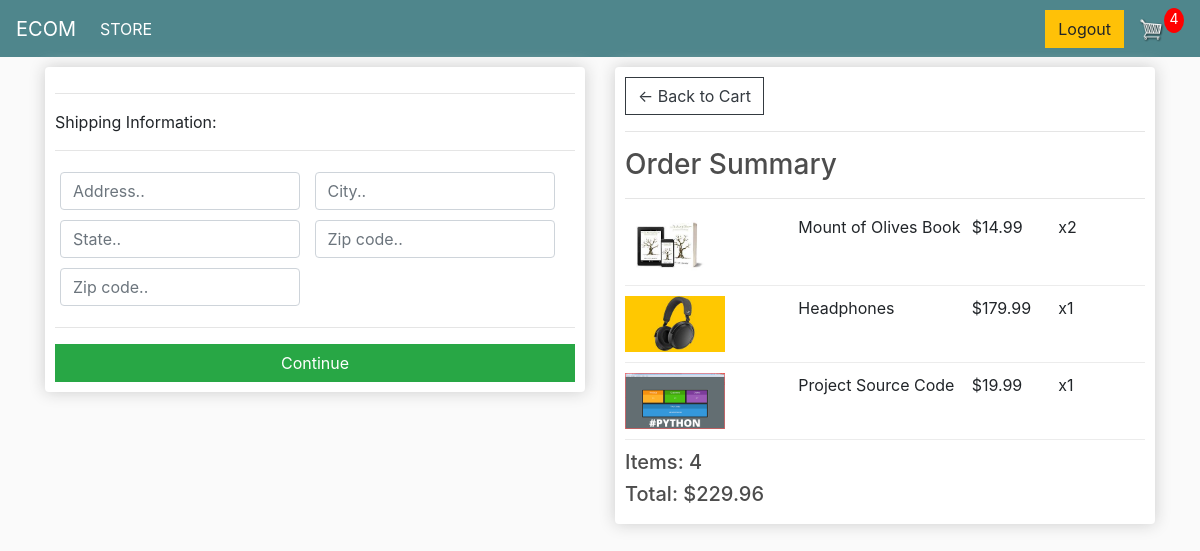
/checkout/ (signed in), run on an earlier commit of the app's database.
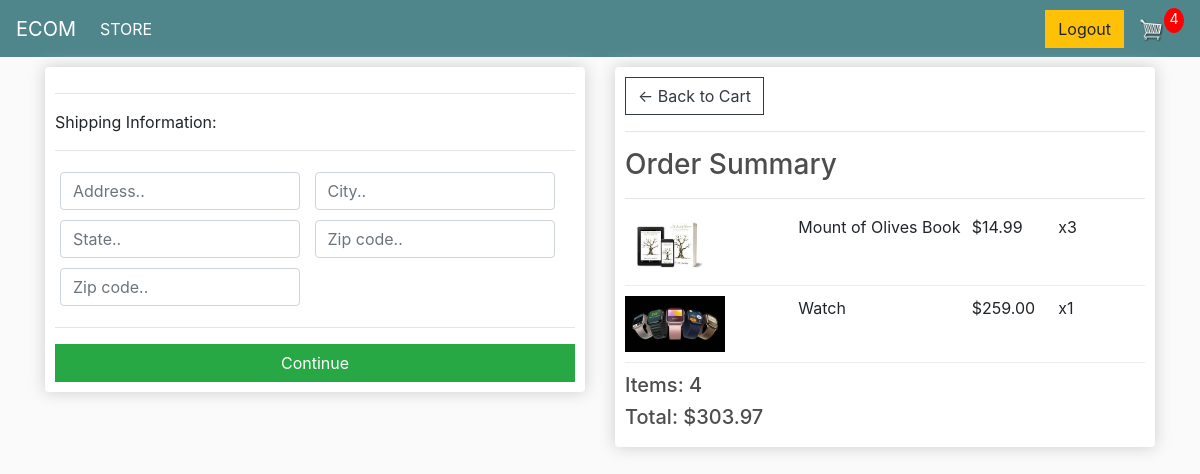
And on a later commit of the database.
### store/models.py (models this page shows, shortened)
class OrderItem(models.Model):
    product = models.ForeignKey(Product, on_delete=models.SET_NULL, null=True, blank=True)
    order= models.ForeignKey(Order, on_delete=models.SET_NULL, null=True, blank=True)
    quantity = models.IntegerField(null=True, blank=True, default=0)
    date_added = models.DateField(auto_now_add=True)
    @property
    def get_total(self):
        if self.product is not None:
            total = self.product.price * self.quantity
        else:
            total = 0
        return total

class Product(models.Model):
    name = models.CharField(max_length=200, null=True, blank=True)
    price = models.DecimalField(max_digits=7 , decimal_places=2)
    digital = models.BooleanField(default=False, null=True, blank=True)
    image = models.ImageField(null=True, blank=True)
    @property
    def imageURL(self):
        try:
            url = self.image.url
        except:
            url = ''
        return url

class Order(models.Model):
    customer = models.ForeignKey(Customer, on_delete=models.SET_NULL, null=True, blank=True)
    date_ordered = models.DateField(null=True, blank=True, auto_now_add=True)
    complete = models.BooleanField(default=False, null=True, blank=True)
    transaction_id = models.CharField(max_length=200, null=True)
    @property
    def get_cart_total(self):
        orderitems = self.orderitem_set.all()
        total = sum([item.get_total for item in orderitems])
        return total
    @property
    def shipping(self):
        shipping = False
        orderitems = self.orderitem_set.all()
        for i in orderitems:
            if not i.product.digital:
                shipping = True
        return shipping
    def get_cart_items(self):
        orderitems = self.orderitem_set.all()
        total = sum([item.quantity for item in orderitems])
        return total

### store/views.py (the view)
# urls.py: path('checkout/', views.checkout, name='checkout'),
def checkout(request):
    data = cartData(request=request)
    items = data['items']
    order = data['order']
    cartItems = data['cartItems']
    context = {'items': items, 'order': order, 'cartItems': cartItems}
    return render(request,'store/checkout.html', context)

### store/utils.py (called while the page is built)
def cartData(request):
    if request.user.is_authenticated:
        customer = request.user.customer
        order, created = Order.objects.get_or_create(customer=customer, complete=False)
        items = order.orderitem_set.all()
        cartItems = order.get_cart_items
    else:
        cookieData = cookieCart(request=request)
        cartItems = cookieData['cartItems']
        order = cookieData['order']
        items = cookieData['items']
    return {'items': items, 'order': order, 'cartItems': cartItems}

### store/templates/store/checkout.html (shortened to what this page needs)
{% extends 'store/main.html' %}
{% load static %}
{% block content %}
     <div class="row">
		<div class="col-lg-6">
			<div class="box-element" id="form-wrapper">
				<form id="form">
					<div id="shipping-info">
						<hr>
						<p>Shipping Information:</p>
						<hr>
						<div class="form-field">
							<input class="form-control" type="text" name="address" placeholder="Address..">
						</div>
						<div class="form-field">
							<input class="form-control" type="text" name="city" placeholder="City..">
						</div>
						<div class="form-field">
							<input class="form-control" type="text" name="state" placeholder="State..">
						</div>
						<div class="form-field">
							<input class="form-control" type="text" name="zipcode" placeholder="Zip code..">
						</div>
						<div class="form-field">
							<input class="form-control" type="text" name="country" placeholder="Zip code..">
						</div>
					</div>
					<hr>
					<input id="form-button" class="btn btn-success btn-block" type="submit" value="Continue">
				</form>
			</div>
			<br>
		</div>
		<div class="col-lg-6">
			<div class="box-element">
				<a  class="btn btn-outline-dark" href="{% url 'cart' %}">&#x2190; Back to Cart</a>
				<hr>
				<h3>Order Summary</h3>
				<hr>
				{% for item in items %}
				<div class="cart-row">
					<div style="flex:2"><img class="row-image" src="{{item.product.imageURL}}"></div>
					<div style="flex:2"><p>{{item.product.name}}</p></div>
					<div style="flex:1"><p>${{item.product.price}}</p></div>
					<div style="flex:1"><p>x{{item.quantity}}</p></div>
				</div>
				{% endfor %}
				<h5>Items:   {{order.get_cart_items}}</h5>
				<h5>Total:   ${{order.get_cart_total}}</h5>
			</div>
		</div>
	</div>
{% endblock content %}

### store/templates/store/main.html (shortened to what this page needs)
<!DOCTYPE html>
{% load static %}
<html>
<head>
	<link rel="stylesheet" href="https://stackpath.bootstrapcdn.com/bootstrap/4.4.1/css/bootstrap.min.css">
	<link rel="stylesheet" type="text/css" href="{% static 'css/main.css' %}">
</head>
<body>
    <nav class="navbar navbar-expand-lg navbar-dark bg-dark">
        <a class="navbar-brand" href="{% url 'store' %}">ECOM</a>
        <div class="collapse navbar-collapse" id="navbarSupportedContent">
          <ul class="navbar-nav mr-auto">
            <li class="nav-item active">
              <a class="nav-link" href="{% url 'store' %}">STORE <span class="sr-only">(current)</span></a>
            </li>
          </ul>
          <div class="form-inline my-2 my-lg-0">
            {% if not request.user.is_authenticated %}
              <a href="{% url 'login' %}"class="btn btn-warning">Login</a>
            {% else %}
              <a href="{% url 'logout' %}"class="btn btn-warning">Logout</a>
            {% endif %}
            <a href="{% url 'cart' %}">
               <img  id="cart-icon" src="{% static 'images/cart.png' %}">
           </a>
           <p id="cart-total">{{cartItems}}</p>
       </div>
        </div>
      </nav>
    <div class="container">
        {% block content %}
        {% endblock content %}
    </div>
</body>
</html>

What changed in the data, as far as the page shows it:
removed OrderItem: product.imageURL (picture), product.name "Headphones", product.price "179.99", quantity "1"
removed OrderItem: product.imageURL (picture), product.name "Project Source Code", product.price "19.99", quantity "1"
changed through a linked row, Order: get_cart_total "229.96" → "303.97"
changed OrderItem "Mount of Olives Book": quantity "2" → "3"
added OrderItem: product.imageURL (picture), product.name "Watch", product.price "259.00", quantity "1"
